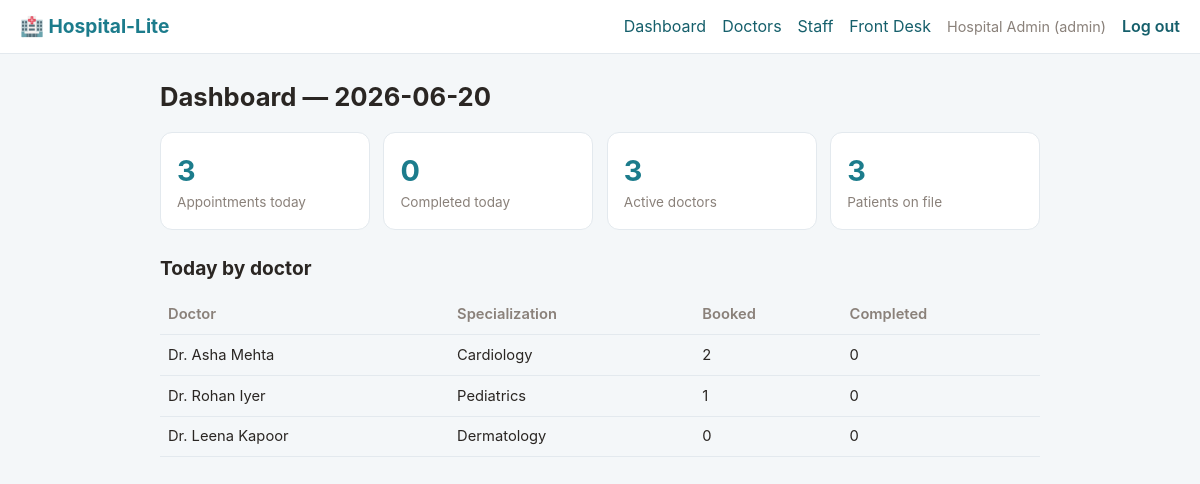
The page /admin (signed in) on the database its author committed.
### tables this page shows
CREATE TABLE users (
    id            INTEGER PRIMARY KEY AUTOINCREMENT,
    name          TEXT    NOT NULL,
    email         TEXT    NOT NULL UNIQUE,
    password_hash TEXT    NOT NULL,
    role          TEXT    NOT NULL CHECK (role IN ('admin','reception','doctor','patient')),
    -- Set only for doctor logins: links the account to its Doctor profile.
    doctor_id     INTEGER REFERENCES doctors(id),
    -- Set only for patient logins: links the account to its clinical record.
    patient_id    INTEGER REFERENCES patients(id),
    created_at    TEXT    NOT NULL DEFAULT (datetime('now'))
);

CREATE TABLE doctors (
    id             INTEGER PRIMARY KEY AUTOINCREMENT,
    name           TEXT    NOT NULL,
    specialization TEXT    NOT NULL,
    room           TEXT    NOT NULL DEFAULT '',
    work_start     TEXT    NOT NULL DEFAULT '09:00',  -- 'HH:MM'
    work_end       TEXT    NOT NULL DEFAULT '17:00',  -- 'HH:MM'
    slot_minutes   INTEGER NOT NULL DEFAULT 30,
    active          INTEGER NOT NULL DEFAULT 1,
    created_at     TEXT    NOT NULL DEFAULT (datetime('now'))
);

### routes_admin.py (the view)
@bp.route("/admin")
@role_required("admin")
def dashboard():
    today = today_str()
    stats = {
        "appts_today": query(
            "SELECT COUNT(*) AS n FROM appointments WHERE appt_date = ? AND status != 'cancelled'",
            (today,), one=True,
        )["n"],
        "completed_today": query(
            "SELECT COUNT(*) AS n FROM appointments WHERE appt_date = ? AND status = 'completed'",
            (today,), one=True,
        )["n"],
        "active_doctors": query(
            "SELECT COUNT(*) AS n FROM doctors WHERE active = 1", one=True
        )["n"],
        "total_patients": query("SELECT COUNT(*) AS n FROM patients", one=True)["n"],
    }
    by_doctor = query(
        """SELECT d.name, d.specialization,
                  COUNT(a.id) AS booked,
                  SUM(CASE WHEN a.status = 'completed' THEN 1 ELSE 0 END) AS completed
             FROM doctors d
             LEFT JOIN appointments a
                    ON a.doctor_id = d.id AND a.appt_date = ? AND a.status != 'cancelled'
            WHERE d.active = 1
            GROUP BY d.id
            ORDER BY booked DESC, d.name""",
        (today,),
    )
    return render_template("admin/dashboard.html", stats=stats, by_doctor=by_doctor, today=today)

### app.py (called while the page is built)
def create_app():
    app = Flask(__name__)
    app.config["SECRET_KEY"] = os.environ.get("SECRET_KEY", "dev-secret-change-me")
    app.config["DATABASE"] = os.environ.get("DATABASE", "hospital.db")
    app.teardown_appcontext(close_db)
    @app.context_processor
    def inject_user():
        return {"user": current_user()}
    @app.errorhandler(403)
    def forbidden(e):
        return render_template("error.html", code=403,
                               message="You don't have access to that page."), 403
    @app.errorhandler(404)
    def not_found(e):
        return render_template("error.html", code=404, message="Page not found."), 404
    app.register_blueprint(routes_auth.bp)
    app.register_blueprint(routes_patient.bp)
    app.register_blueprint(routes_doctor.bp)
    app.register_blueprint(routes_reception.bp)
    app.register_blueprint(routes_admin.bp)
    return app

### auth.py (called while the page is built)
def current_user():
    if "user" not in g:
        uid = session.get("user_id")
        g.user = query("SELECT * FROM users WHERE id = ?", (uid,), one=True) if uid else None
    return g.user

def role_required(*roles):
    def decorator(view):
        @wraps(view)
        def wrapped(*args, **kwargs):
            user = current_user()
            if user is None:
                return redirect(url_for("auth.login"))
            if user["role"] not in roles:
                abort(403)  # logged in, but not allowed here
            return view(*args, **kwargs)
        return wrapped
    return decorator

### db.py (called while the page is built)
def get_db():
    if "db" not in g:
        g.db = sqlite3.connect(current_app.config["DATABASE"])
        g.db.row_factory = sqlite3.Row
        g.db.execute("PRAGMA foreign_keys = ON")
    return g.db

def query(sql, params=(), one=False):
    cur = get_db().execute(sql, params)
    rows = cur.fetchall()
    cur.close()
    return (rows[0] if rows else None) if one else rows

### slots.py (called while the page is built)
def today_str():
    return date.today().isoformat()

### templates/admin/dashboard.html (shortened to what this page needs)
{% extends "base.html" %}
{% block content %}
<h1>Dashboard — {{ today }}</h1>
<div class="stats">
  <div class="stat"><div class="n">{{ stats.appts_today }}</div><div class="l">Appointments today</div></div>
  <div class="stat"><div class="n">{{ stats.completed_today }}</div><div class="l">Completed today</div></div>
  <div class="stat"><div class="n">{{ stats.active_doctors }}</div><div class="l">Active doctors</div></div>
  <div class="stat"><div class="n">{{ stats.total_patients }}</div><div class="l">Patients on file</div></div>
</div>
<h2>Today by doctor</h2>
<table>
  <tr><th>Doctor</th><th>Specialization</th><th>Booked</th><th>Completed</th></tr>
  {% for d in by_doctor %}
  <tr><td>{{ d.name }}</td><td>{{ d.specialization }}</td><td>{{ d.booked }}</td><td>{{ d.completed or 0 }}</td></tr>
  {% endfor %}
</table>
{% endblock %}

### templates/base.html (shortened to what this page needs)
<!doctype html>
<html lang="en">
<head>
  <link rel="stylesheet" href="{{ url_for('static', filename='style.css') }}">
</head>
<body>
  <header class="topbar">
    <a class="brand" href="{{ url_for('auth.index') }}">🏥 Hospital-Lite</a>
    <nav>
      {% if user %}
        {% if user.role == 'patient' %}
          <a href="{{ url_for('patient.book') }}">Book</a>
          <a href="{{ url_for('patient.appointments') }}">My Appointments</a>
        {% elif user.role == 'doctor' %}
          <a href="{{ url_for('doctor.queue') }}">My Queue</a>
        {% elif user.role == 'reception' %}
          <a href="{{ url_for('reception.desk') }}">Front Desk</a>
        {% elif user.role == 'admin' %}
          <a href="{{ url_for('admin.dashboard') }}">Dashboard</a>
          <a href="{{ url_for('admin.doctors') }}">Doctors</a>
          <a href="{{ url_for('admin.staff') }}">Staff</a>
          <a href="{{ url_for('reception.desk') }}">Front Desk</a>
        {% endif %}
        <span class="who">{{ user.name }} ({{ user.role }})</span>
        <a class="btn-link" href="{{ url_for('auth.logout') }}">Log out</a>
      {% else %}
        <a href="{{ url_for('auth.login') }}">Log in</a>
        <a href="{{ url_for('auth.register') }}">Register</a>
      {% endif %}
    </nav>
  </header>
  <main class="container">
    {% block content %}{% endblock %}
  </main>
</body>
</html>

### static/style.css (style rules this page uses)
:root { --bg: #f4f7f9; --card: #ffffff; --ink: #2a2623; --muted: #8a817a; --line: #e3e9ee; --brand: #1c7c8c; --brand-dark: #155f6b; --ok: #2e7d4f; --warn: #b5862b; --error: #c0392b; --radius: 12px; }
* { box-sizing: border-box; }
body { margin: 0; font-family: -apple-system, BlinkMacSystemFont, "Segoe UI", Roboto, Helvetica, Arial, sans-serif; background: var(--bg); color: var(--ink); line-height: 1.5; }
a { color: var(--brand-dark); text-decoration: none; }
.topbar { display: flex; align-items: center; gap: 1rem; padding: 0.75rem 1.25rem; background: var(--card); border-bottom: 1px solid var(--line); flex-wrap: wrap; }
.brand { font-weight: 700; font-size: 1.2rem; color: var(--brand); }
.topbar nav { display: flex; align-items: center; gap: 1rem; margin-left: auto; flex-wrap: wrap; }
.topbar .who { color: var(--muted); font-size: 0.9rem; }
.container { max-width: 920px; margin: 0 auto; padding: 1.5rem 1.25rem 4rem; }
h1 { font-size: 1.6rem; margin: 0 0 1rem; }
h2 { font-size: 1.2rem; margin: 1.5rem 0 0.75rem; }
.btn-link { background: none; color: var(--brand-dark); padding: 0; font-weight: 600; }
.stats { display: grid; grid-template-columns: repeat(auto-fit, minmax(160px, 1fr)); gap: 0.85rem; }
.stat { background: var(--card); border: 1px solid var(--line); border-radius: var(--radius); padding: 1rem; }
.stat .n { font-size: 1.8rem; font-weight: 700; color: var(--brand); }
.stat .l { color: var(--muted); font-size: 0.85rem; }
table { width: 100%; border-collapse: collapse; }
th, td { text-align: left; padding: 0.55rem 0.5rem; border-bottom: 1px solid var(--line); font-size: 0.92rem; }
th { color: var(--muted); font-weight: 600; }

### rows shown on the page
users: name "Hospital Admin", role "admin"
doctors: name "Dr. Asha Mehta", specialization "Cardiology", booked "2", completed "0"
doctors: name "Dr. Rohan Iyer", specialization "Pediatrics", booked "1", completed "0"
doctors: name "Dr. Leena Kapoor", specialization "Dermatology", booked "0", completed "0"

### other values the page prints
{{ today }} "2026-06-20"
{{ stats.appts_today }} "3"
{{ stats.completed_today }} "0"
{{ stats.active_doctors }} "3"
{{ stats.total_patients }} "3"
